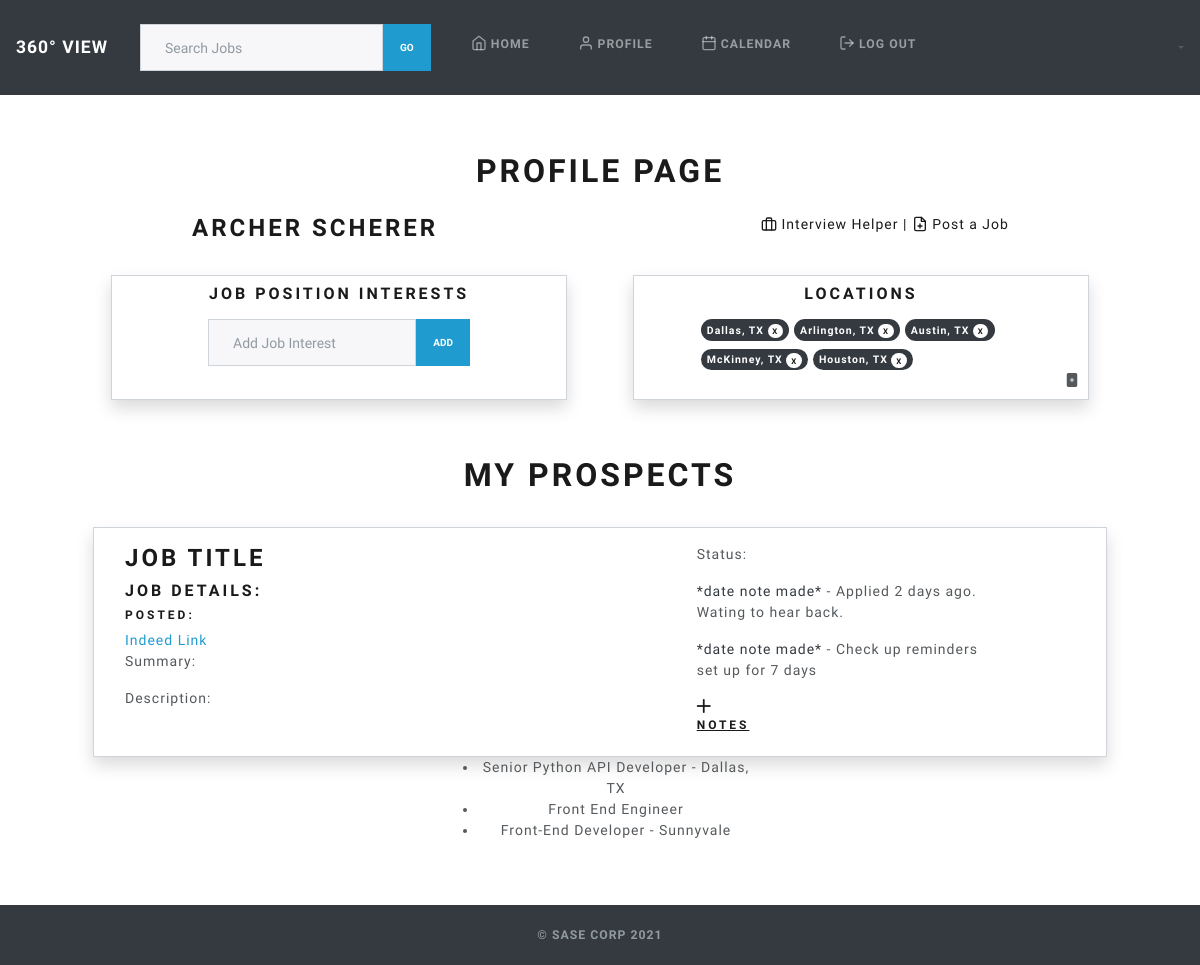
The app's page /job/profile/3 (signed in) with its own data.
### login_reg_app/models.py (models this page shows, shortened)
class User(models.Model):
    first_name = models.CharField(max_length=255)
    last_name = models.CharField(max_length=255)
    email = models.EmailField(max_length=255)
    birthday = models.DateField()
    password = models.CharField(max_length=100)
    user_type = models.CharField(max_length=255, default="agent")
    created_at = models.DateTimeField(auto_now_add=True)
    updated_at = models.DateTimeField(auto_now=True)
    objects = User_Manager()

### jobSearch_app/models.py (models this page shows, shortened)
class Job(models.Model):
    job_title = models.ForeignKey(Position, on_delete=models.CASCADE)
    company = models.CharField(max_length=45)
    location = models.CharField(max_length=45)
    post_date = models.DateField(null=True)
    salary_min = models.IntegerField(blank=True, default=None, null=True)
    salary_max = models.IntegerField(blank=True, default=None, null=True)
    job_url = models.CharField(max_length=255)
    summary = models.CharField(max_length=255, null=True)
    job_desc = models.TextField()
    qualifications = models.ManyToManyField(Qualification, related_name="qual_jobs")
    likes = models.ManyToManyField(User, related_name="job_likes")
    dislikes = models.ManyToManyField(User, related_name="job_dislikes")
    created_at = models.DateField(auto_now=True)
    updated_at = models.DateField(auto_now_add=True)

class Position(models.Model):
    title = models.CharField(max_length=45, null=True)
    created_at = models.DateField(auto_now=True)
    updated_at = models.DateField(auto_now_add=True)
    pos_saves = models.ManyToManyField(User, related_name="user_pos_saves")

### jobSearch_app/views.py (the view)
# urls.py: path('profile/<int:user_id>', views.profile),
def profile(request, user_id):
    if 'userid' in request.session:
        context = {
            "user": User.objects.get(id=user_id),
        }
        return render(request, 'profile.html', context)
    else:
        return redirect('/')

### jobSearch_app/templates/profile.html (shortened to what this page needs)
<!DOCTYPE html>
<html lang="en">
<head>
    <link rel="stylesheet" href="https://cdn.jsdelivr.net/npm/bootstrap@5.0.1/dist/css/bootstrap.min.css"
>
    <link rel="stylesheet" href="https://cdn.jsdelivr.net/npm/bootswatch@4.5.2/dist/lux/bootstrap.min.css"
>
    <link rel="stylesheet" href="https://cdn.jsdelivr.net/npm/bootstrap-icons@1.3.0/font/bootstrap-icons.css">
    <link rel="stylesheet" href="//code.jquery.com/ui/1.12.1/themes/base/jquery-ui.css">
    {% load static %}
    <link rel="stylesheet" href="{% static 'css/styles.css' %}">
</head>
<header class="mb-5">
    {% include "top-nav.html" %}
</header>
<body class="text-center d-flex flex-column min-vh-100" style="padding-top: 3.5rem;">
    <div class="container">
        <main role="main" class="inner cover">
            <div class="row justify-content-lg-between mt-5">
                <div class="col-12 mb-3">
                    <h1>PROFILE PAGE</h1>
                </div>
                <div class="col-md-6">
                    <h3>
                        {{user.first_name}} {{user.last_name}}
                    </h3>
                </div>
                <div class="col-md-6">
                    <a href="/job/interview_helper/{{user.id}}">
                        <span data-feather="briefcase"></span>
                        Interview Helper |
                    </a>
                    <a href="/job/create/{{user.id}}">
                        <span data-feather="file-plus"></span>
                        Post a Job
                    </a>
                </div>
            </div>
            <div class="row d-flex justify-content-evenly m-2 mt-3">
                <div class="col-md-5 m-2 p-2 text-left border border-secondary shadow ">
                    <div class="row justify-content-center">
                        <h5 class="row justify-content-center mb-3">Job Position Interests</h5>
                    </div>
                    <div class=" offset-2 col-sm-8">
                        <form class="d-flex justify-content-center" action="/job/job_interest/add/{{user.id}}" method="POST">
                            <input class="form-control" type="text" placeholder="Add Job Interest" name="title">
                            <button class="btn btn-info btn-sm" type="submit">Add</button>
                        </form>
                    </div>
                </div>
                <div class="col-md-5 m-2 p-2 text-left border border-secondary shadow ">
                    <div class="row justify-content-center">
                        <h5 class="row justify-content-center mb-3">Locations</h5>
                        <div class="col-sm-9">
                            <span class="badge badge-pill badge-dark mb-2">Dallas, TX <a href="#"
                                    class="badge badge-pill badge-light">X</a></span>
                            <span class="badge badge-pill badge-dark">Arlington, TX <a href="#"
                                    class="badge badge-pill badge-light">X</a></span>
                            <span class="badge badge-pill badge-dark">Austin, TX <a href="#"
                                    class="badge badge-pill badge-light">X</a></span>
                            <span class="badge badge-pill badge-dark">McKinney, TX <a href="#"
                                    class="badge badge-pill badge-light">X</a></span>
                            <span class="badge badge-pill badge-dark">Houston, TX <a href="#"
                                    class="badge badge-pill badge-light">X</a></span>
                        </div>
                    </div>
                    <i class="bi bi-file-plus-fill float-end"></i>
                </div>
            </div>
            <div class="row justify-content-center m-5">
                <h1>My Prospects</h1>
                <div class="row col-md-12 mt-4 p-3 text-left border border-secondary shadow">
                    <div class="col-md-7">
                        <a href="#">
                            <h3>Job Title{{this_job.job_title.title}}</h3>
                        </a>
                        <h5 class="mb-2">Job Details:</h5>
                        <h6 class="mb-2"> Posted: {{this_job.post_date|date}} </h6>
                        <a class="text-info mb-4" href="{{this_job.job_url}}" target="_blank">Indeed Link</a>
                        <p>Summary:</p>
                        <p>Description:</p>
                    </div>
                    <div class="col-md-4">
                        <p>Status:</p>
                        <p> <span class="text-dark">*date note made*</span> - Applied 2 days ago. Wating to hear back.</p>
                        <p> <span class="text-dark">*date note made*</span> - Check up reminders set up for 7 days</p>
                        <a href="#"><i class="bi bi-plus-lg"></i><h6 class="text-decoration-underline" >Notes </h6></a>
                    </div>
                </div>
                <div class="col-4">
                    <ul>
                        {% for job in user.job_likes.all %}
                        <li>{{ job.job_title.title }}</li>
                        {% endfor %}
                    </ul>
                </div>
            </div>
        </main>
    </div>
    {% include "footer.html" %}
</body>
</html>

### jobSearch_app/static/css/styles.css (style rules this page uses)
html { position: relative; min-height: 100%; }
body { margin-bottom: 60px; }
.feather { width: 16px; height: 16px; vertical-align: text-bottom; }

### records on screen
User: first_name "ARCHER", last_name "SCHERER"
Job: job_title "Senior Python API Developer - Dallas, TX"
Job: job_title "Front End Engineer"
Job: job_title "Front-End Developer - Sunnyvale"
